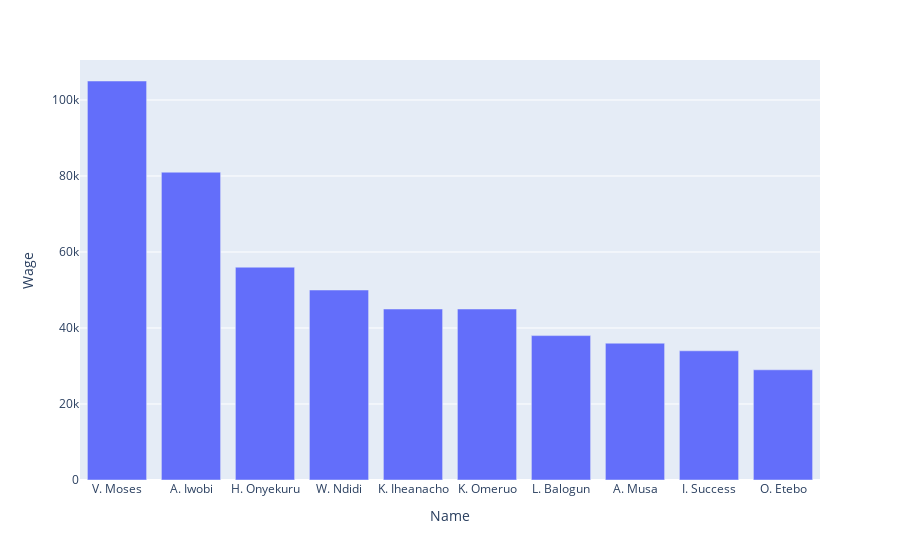

Write notebook code for a chart like this one.
### Code cell
px.bar(hpng, x = "Name", y= "Wage")

### Figure 1 — Plotly figure (JSON) as saved in the notebook; plotly's stock layout.template omitted (floating-point values rounded to 4 significant figures)
{"data": [{"alignmentgroup": "True", "hovertemplate": "Name=%{x}<br>Wage=%{y}<extra></extra>", "legendgroup": "", "marker": {"color": "#636efa", "pattern": {"shape": ""}}, "name": "", "offsetgroup": "", "orientation": "v", "showlegend": false, "textposition": "auto", "type": "bar", "x": ["V. Moses", "A. Iwobi", "H. Onyekuru", "W. Ndidi", "K. Iheanacho", "K. Omeruo", "L. Balogun", "A. Musa", "I. Success", "O. Etebo"], "xaxis": "x", "y": [105000, 81000, 56000, 50000, 45000, 45000, 38000, 36000, 34000, 29000], "yaxis": "y"}], "layout": {"barmode": "relative", "legend": {"tracegroupgap": 0}, "margin": {"t": 60}, "xaxis": {"anchor": "y", "domain": [0, 1], "title": {"text": "Name"}}, "yaxis": {"anchor": "x", "domain": [0, 1], "title": {"text": "Wage"}}}}
